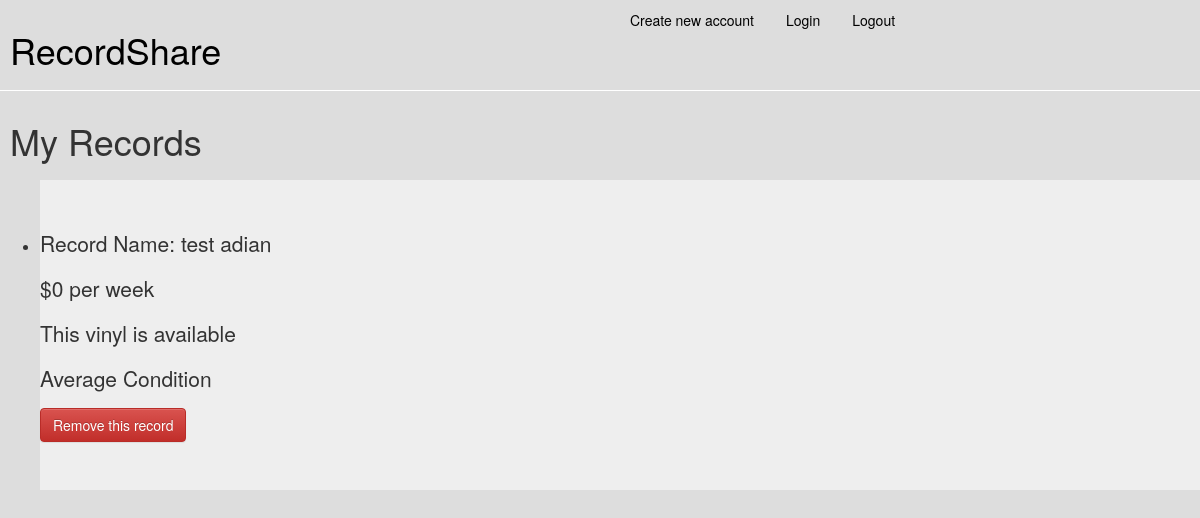
Before: /my/ (signed in) with the older database file.
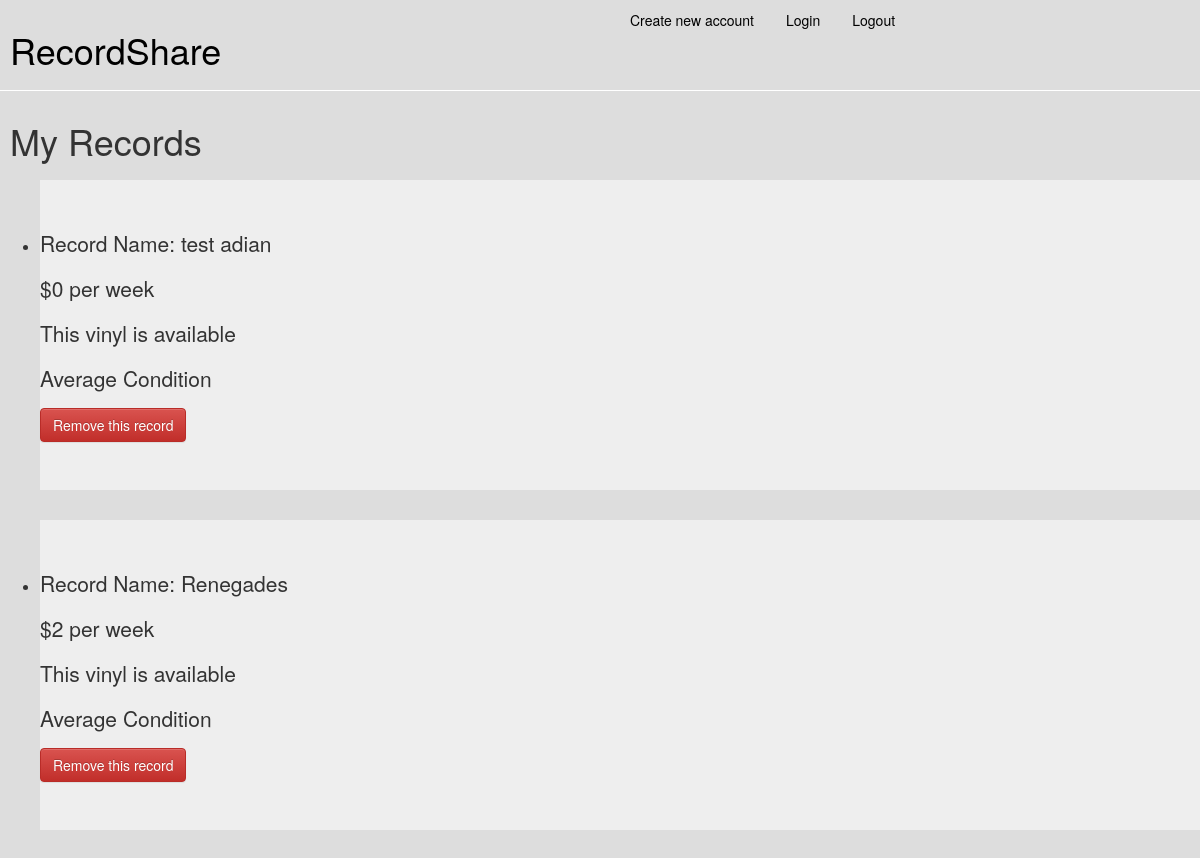
After: the same page with the newer database file.
### records/models.py (models this page shows, shortened)
class Records(models.Model):
    MINT = 'MINT'
    LIGHT = 'LIGHTLY'
    AVG = 'AVERAGE'
    HEAVY = 'HEAVILY'
    CONDITION_CHOICES = [
        (MINT, 'Mint'),
        (LIGHT, 'Light'),
        (AVG, 'Average'),
        (HEAVY, 'Heavy'),
    ]
    owner = models.ForeignKey(User, on_delete=models.CASCADE)
    name = models.CharField(max_length=50)
    condition = models.CharField(max_length=10, choices=CONDITION_CHOICES, default = AVG)
    is_available = models.BooleanField(default=True)
    price = models.IntegerField(default=0)

### records/views.py (the view)
# urls.py: path('my/', views.my, name='my'),
def my(request):
    record_list = Records.objects.filter(owner=request.user)
    context = {
        'record_list': record_list,
    }
    return render(request, 'records/my.html', context)

### records/templates/records/my.html (shortened to what this page needs)
{% extends 'records/base.html' %}
{% load static %}
{% block content %}
<h1>My Records</h1>
<ul>
  {% for records in record_list %}
  <div class="jumbotron">
    <li>
      <p>Record Name: {{records.name}}</p>
      <p>${{records.price}} per week</p>
      {% ifequal records.is_available True %}
        <p>This vinyl is available</p>
      {% endifequal %}
      {% ifequal records.condition 'AVERAGE' %}
        <p>Average Condition</p>
      {% endifequal %}
      <a href="{% url 'records:delete'  records.id %}"><button class="btn btn-danger">Remove this record</button></a>
    </li>
  </div>
  {% endfor %}
</ul>
{% endblock %}

### records/templates/records/base.html (shortened to what this page needs)
{% load static %}
<html>
  <head>
    <link rel="stylesheet" href="//maxcdn.bootstrapcdn.com/bootstrap/3.2.0/css/bootstrap.min.css">
    <link rel="stylesheet" href="//maxcdn.bootstrapcdn.com/bootstrap/3.2.0/css/bootstrap-theme.min.css">
    <link rel="stylesheet" type="text/css" href="{% static 'records/style.css' %}">
  </head>
  <body>
    <header>
      <div class="row">
        <div class="col-xs-6">
          <h1><a href="{% url 'records:index' %}" class="logo">RecordShare</a></h1>
        </div>
        <div class="col-xs-6">
          <ul class="nav nav-pills">
            <li class="nav-item">
              <a class="nav-link" href="{% url 'accounts:signup' %}">Create new account</a>
            </li>
            <li class="nav-item">
              <a class="nav-link" href="{% url 'accounts:login' %}">Login</a>
            </li>
            <li class="nav-item">
              <a class="nav-link" href="{% url 'accounts:login' %}">Logout</a>
            </li>
          </ul>
        </div>
      </div>
    </header>
    <main>
      {% block content %}
      {% endblock %}
    </main>
  </body>
</html>

### records/static/records/style.css (style rules this page uses)
body { background-color: #ddd; }
header { border-bottom: 1px solid #fff; }
h1 { padding: 10px; }
.logo { color: #000; }
.nav-link { padding: 10px; }
a { text-decoration: none !important; }
ul.nav li { list-style-type: none; font-size: 14px; }
ul.nav a { color: #000; }

Changed rows visible on the page:
added Records: name "Renegades", price "2"
